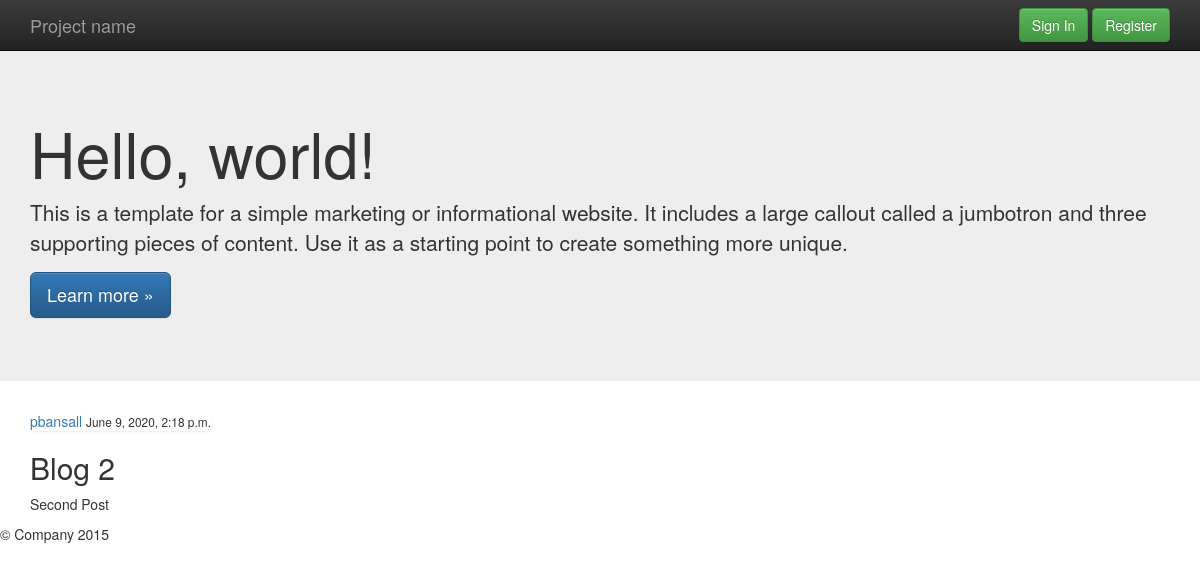
The app's page /blog/post/2/ with its own data.
### blog/models.py (models this page shows, shortened)
class Post(models.Model):
      title = models.CharField(max_length=100)
      content = models.TextField()
      date_posted = models.DateTimeField(default=timezone.now)
      author   = models.ForeignKey(User,on_delete=models.CASCADE)

### blog/views.py (the view)
# urls.py: path('post/<int:pk>/', PostDetailView.as_view(), name = 'post-detail'),
class PostDetailView(DetailView):
      model = Post

### blog/templates/blog/post_detail.html (shortened to what this page needs)
{% extends "blog/base.html" %}
{% block content %}
<div class="container">
   <article>
        <div class="media-body">
         <div class ="list-group">
            <a href="#">{{object.author}}</a>
            <small>{{object.date_posted}}</small>
         </div>
            <h2> {{object.title}}</h2>
            <p>{{object.content}}</p>
        </div>
   </article>
</div>
{% endblock %}

### blog/templates/blog/base.html (style rules this page uses)
body { padding-top: 50px; padding-bottom: 20px; }

### records on screen
Post: author "pbansall", date_posted "June 9, 2020, 2:18 p.m.", title "Blog 2", content "Second Post"
